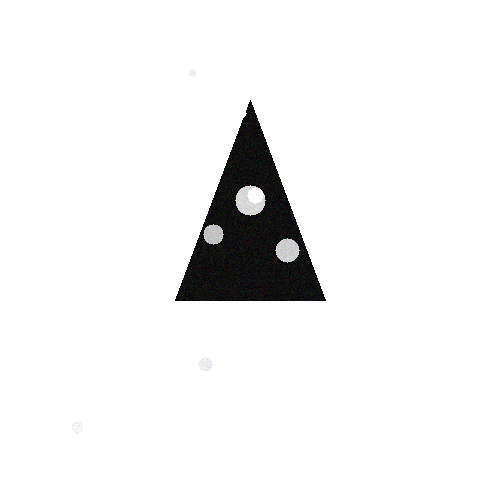
#> input picture test_images/test_cone_with_glare.png, 500 x 500 px
$ python -i app.py   (imports and definitions only)
#> lines starting #> are read from the running program, lines starting #| are printed output that depends on the picture; after the words box and inside, x2 and y2 are one past the last pixel; in counts of white or black regions, pixels touching at a corner belong together
#> further down, picture is the input picture: shape (500, 500, 3); mean B, G, R 241.5, 241.5, 241.5
from flask import Flask, render_template, request, jsonify, send_from_directory
import cv2
import numpy as np
import os
import base64
from PIL import Image, ImageDraw, ImageFont
import io

# [1 line not run here, left out]

# 配置上传文件夹
UPLOAD_FOLDER = 'uploads'
# [1 line that did not run here, left out]

# 确保上传文件夹存在
# [2 lines not run here, left out]

# 禁用Flask的默认JSON排序
# [1 line that did not run here, left out]

# [10 lines left out: function load_image_from_bytes, not called in this run]

def preprocess_image(image):
    """预处理图像：灰度化、高斯模糊、自适应阈值二值化"""
    gray = cv2.cvtColor(image, cv2.COLOR_BGR2GRAY)
    blurred = cv2.GaussianBlur(gray, (5, 5), 0)
    binary = cv2.adaptiveThreshold(blurred, 255, cv2.ADAPTIVE_THRESH_GAUSSIAN_C,
                                  cv2.THRESH_BINARY_INV, 11, 2)
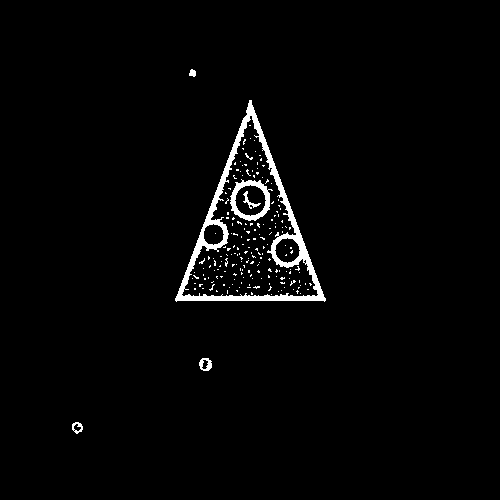
#> binary: shape (500, 500); 2.2% white; 187 white regions (181 under 20 px), largest, box (x1, y1, x2, y2) and area: (175, 100, 326, 302) 3831, (230, 179, 273, 221) 593, (199, 358, 212, 371) 104, (243, 191, 261, 209) 83, (72, 422, 83, 434) 69, (189, 69, 196, 77) 42
    return binary

# [124 lines left out: functions find_largest_contour, approximate_triangle, calculate_triangle_properties, check_cone_requirements, image_to_base64, draw_triangle_on_image and 1 more, not called in this run]

# [3 lines that did not run here, left out]

# [93 lines that did not run here, left out]

# [55 lines that did not run here, left out]

# [3 lines that did not run here, left out]

# [2 lines not run here, left out]

>>> import cv2
>>> picture = cv2.imread('test_images/test_cone_with_glare.png')
>>> result = preprocess_image(picture)
